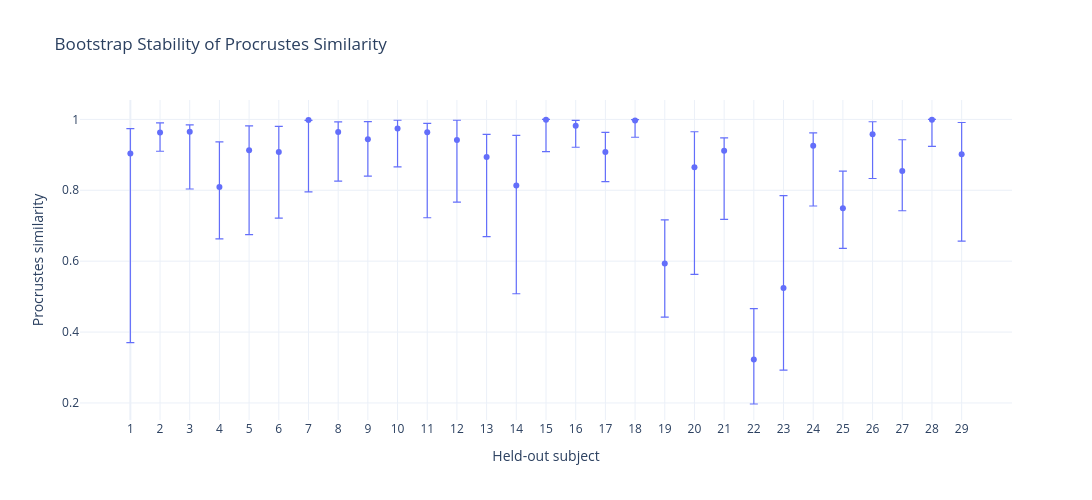

Notebook source saved alongside this figure:
### Code cell
# ============================================================
# 6A. BOOTSTRAP 95% CI BY SUBJECT — PLOTLY
# ============================================================

x = np.arange(len(bootstrap_df))

observed = bootstrap_df["observed_procrustes"].to_numpy()
lower = bootstrap_df["ci_2.5"].to_numpy()
upper = bootstrap_df["ci_97.5"].to_numpy()

fig = go.Figure()

fig.add_trace(
    go.Scatter(
        x=x,
        y=observed,
        mode="markers",
        name="Observed",
        error_y=dict(
            type="data",
            symmetric=False,
            array=upper - observed,
            arrayminus=observed - lower,
            thickness=1.2,
            width=4
        ),
        hovertemplate=(
            "Subject %{customdata[0]}<br>"
            "Observed: %{y:.3f}<br>"
            "95% CI: [%{customdata[1]:.3f}, %{customdata[2]:.3f}]"
            "<extra></extra>"
        ),
        customdata=np.column_stack([
            bootstrap_df["subject"].to_numpy(),
            lower,
            upper
        ])
    )
)

fig.update_layout(
    title="Bootstrap Stability of Procrustes Similarity",
    xaxis=dict(
        title="Held-out subject",
        tickmode="array",
        tickvals=x,
        ticktext=bootstrap_df["subject"].astype(int)
    ),
    yaxis=dict(
        title="Procrustes similarity"
    ),
    template="plotly_white",
    height=500,
    width=1100,
    hovermode="closest"
)

fig.show()

### Figure 1 — Plotly figure (JSON) as saved in the notebook; plotly's stock layout.template omitted (floating-point values rounded to 4 significant figures)
{"data": [{"customdata": [[1.0, 0.3701, 0.9737], [2.0, 0.91, 0.9899], [3.0, 0.8035, 0.9845], [4.0, 0.6631, 0.9365], [5.0, 0.6749, 0.9817], [6.0, 0.7216, 0.9803], [7.0, 0.7957, 0.9971], [8.0, 0.826, 0.9932], [9.0, 0.8399, 0.9936], [10.0, 0.866, 0.9975], [11.0, 0.7225, 0.9886], [12.0, 0.7668, 0.9975], [13.0, 0.6693, 0.9579], [14.0, 0.5082, 0.9549], [15.0, 0.9093, 0.9997], [16.0, 0.9214, 0.9971], [17.0, 0.8246, 0.9634], [18.0, 0.9496, 0.9992], [19.0, 0.442, 0.7163], [20.0, 0.5628, 0.965], [21.0, 0.7179, 0.9476], [22.0, 0.1971, 0.4661], [23.0, 0.2925, 0.7848], [24.0, 0.7556, 0.962], [25.0, 0.6361, 0.8538], [26.0, 0.8332, 0.9933], [27.0, 0.7422, 0.9425], [28.0, 0.9239, 0.9997], [29.0, 0.6566, 0.9912]], "error_y": {"array": [0.07028, 0.02706, 0.01911, 0.1269, 0.06899, 0.0724, -0.001279, 0.02863, 0.0496, 0.02338, 0.02525, 0.05534, 0.06417, 0.1412, 0.001057, 0.01502, 0.05569, 0.002332, 0.1231, 0.09994, 0.0362, 0.1432, 0.2604, 0.03615, 0.1047, 0.03519, 0.0878, 0.0007927, 0.08955], "arrayminus": [0.5333, 0.05283, 0.1619, 0.1465, 0.2378, 0.1863, 0.2027, 0.1385, 0.1041, 0.1081, 0.2409, 0.1754, 0.2244, 0.3056, 0.08942, 0.06061, 0.08305, 0.04722, 0.1512, 0.3023, 0.1935, 0.1258, 0.2319, 0.1703, 0.113, 0.125, 0.1125, 0.07502, 0.2451], "symmetric": false, "thickness": 1.2, "type": "data", "width": 4}, "hovertemplate": "Subject %{customdata[0]}<br>Observed: %{y:.3f}<br>95% CI: [%{customdata[1]:.3f}, %{customdata[2]:.3f}]<extra></extra>", "mode": "markers", "name": "Observed", "type": "scatter", "x": [0, 1, 2, 3, 4, 5, 6, 7, 8, 9, 10, 11, 12, 13, 14, 15, 16, 17, 18, 19, 20, 21, 22, 23, 24, 25, 26, 27, 28], "y": [0.9034, 0.9629, 0.9654, 0.8095, 0.9127, 0.9079, 0.9984, 0.9645, 0.944, 0.9741, 0.9634, 0.9422, 0.8937, 0.8137, 0.9987, 0.982, 0.9077, 0.9968, 0.5932, 0.8651, 0.9114, 0.3229, 0.5244, 0.9259, 0.7491, 0.9581, 0.8547, 0.9989, 0.9017]}], "layout": {"height": 500, "hovermode": "closest", "title": {"text": "Bootstrap Stability of Procrustes Similarity"}, "width": 1100, "xaxis": {"tickmode": "array", "ticktext": [1, 2, 3, 4, 5, 6, 7, 8, 9, 10, 11, 12, 13, 14, 15, 16, 17, 18, 19, 20, 21, 22, 23, 24, 25, 26, 27, 28, 29], "tickvals": [0, 1, 2, 3, 4, 5, 6, 7, 8, 9, 10, 11, 12, 13, 14, 15, 16, 17, 18, 19, 20, 21, 22, 23, 24, 25, 26, 27, 28], "title": {"text": "Held-out subject"}}, "yaxis": {"title": {"text": "Procrustes similarity"}}}}
